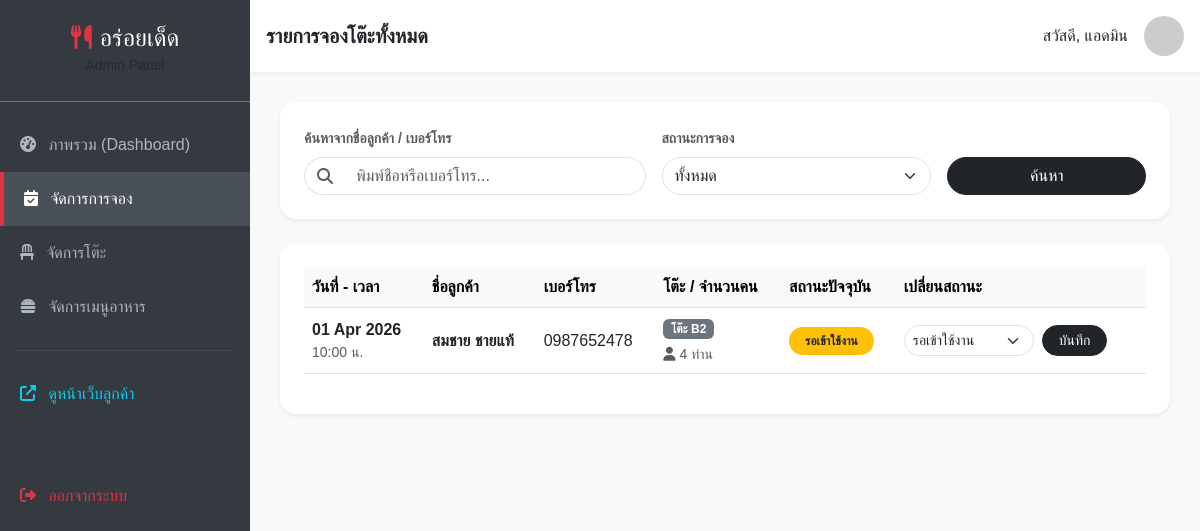
The page /manage/bookings/ (signed in) on the database as committed earlier.
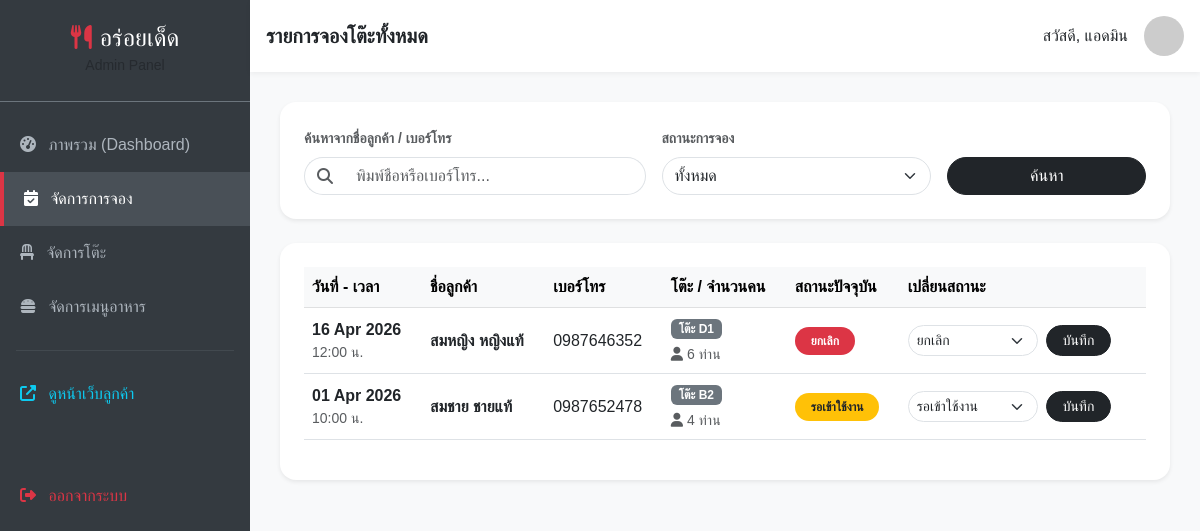
The same page on the database as committed later.
### myapp/models.py (models this page shows, shortened)
class Booking(models.Model):
    STATUS_CHOICES = (
        ('pending', 'รอเข้าใช้งาน'),
        ('completed', 'สำเร็จ (ทานเสร็จแล้ว)'),
        ('cancelled', 'ยกเลิกการจอง'),
    )
    user = models.ForeignKey(User, on_delete=models.CASCADE, null=True, blank=True)
    table = models.ForeignKey(Table, on_delete=models.SET_NULL, null=True, blank=True, verbose_name="โต๊ะที่จอง")
    name = models.CharField(max_length=100, verbose_name="ชื่อผู้จอง")
    phone = models.CharField(max_length=15, verbose_name="เบอร์โทรศัพท์")
    date = models.DateField(verbose_name="วันที่จอง", null=True, blank=True)
    time = models.TimeField(verbose_name="เวลา", null=True, blank=True)
    guests = models.IntegerField(verbose_name="จำนวนคน", null=True, blank=True)
    status = models.CharField(max_length=20, choices=STATUS_CHOICES, default='pending', verbose_name="สถานะการจอง")
    created_at = models.DateTimeField(auto_now_add=True, verbose_name="จองเมื่อ", null=True, blank=True)

class Table(models.Model):
    STATUS_CHOICES = (
        ('available', 'ว่าง / พร้อมใช้งาน'),
        ('maintenance', 'ปรับปรุง / ซ่อมแซม'),
        ('closed', 'ปิดให้บริการ'),
    )
    number = models.CharField(max_length=10, unique=True, verbose_name="หมายเลขโต๊ะ")
    seats = models.IntegerField(verbose_name="จำนวนที่นั่ง", default=4)
    status = models.CharField(max_length=20, choices=STATUS_CHOICES, default='available', verbose_name="สถานะ")
    is_active = models.BooleanField(default=True, verbose_name="เปิดใช้งาน")

### myapp/views.py (the view)
# urls.py: path('manage/bookings/', views.admin_bookings, name='admin_bookings'),
@user_passes_test(is_admin, login_url='/')
def admin_bookings(request):
    search_query = request.GET.get('search', '')
    status_filter = request.GET.get('status', '')
    bookings = Booking.objects.all().order_by('-date', '-time')
    if search_query:
        bookings = bookings.filter(
            name__icontains=search_query
        ) | bookings.filter(
            phone__icontains=search_query
        )
    if status_filter:
        bookings = bookings.filter(status=status_filter)
    context = {
        'bookings': bookings,
        'search_query': search_query,
        'status_filter': status_filter
    }
    return render(request, 'admin_bookings.html', context)

### myapp/views.py (called while the page is built)
def is_admin(user):
    return user.is_authenticated and user.is_staff

### myapp/templates/admin_bookings.html (shortened to what the changed rows need)
{% extends 'admin_base.html' %}
{% block content %}
<div class="card border-0 shadow-sm rounded-4">
    <div class="card-body p-0">
        <div class="table-responsive p-4">
            <table class="table table-hover align-middle">
                <thead class="table-light">
                    <tr>
                        <th>วันที่ - เวลา</th>
                        <th>ชื่อลูกค้า</th>
                        <th>เบอร์โทร</th>
                        <th>โต๊ะ / จำนวนคน</th>
                        <th>สถานะปัจจุบัน</th>
                        <th>เปลี่ยนสถานะ</th>
                    </tr>
                </thead>
                <tbody>
                    {% for booking in bookings %}
                    <tr>
                        <td>
                            <div class="fw-bold">{{ booking.date|date:"d M Y" }}</div>
                            <div class="text-muted small">{{ booking.time|time:"H:i" }} น.</div>
                        </td>
                        <td class="fw-bold">{{ booking.name }}</td>
                        <td>{{ booking.phone }}</td>
                        <td>
                            {% if booking.table %}
                                <span class="badge bg-secondary">โต๊ะ {{ booking.table.number }}</span>
                            {% else %}
                                <span class="badge bg-light text-dark border">ยังไม่ระบุ</span>
                            {% endif %}
                            <div class="text-muted small mt-1"><i class="fas fa-user me-1"></i>{{ booking.guests }} ท่าน</div>
                        </td>
                        <td>
                            {% if booking.status == 'pending' %}
                                <span class="badge bg-warning text-dark px-3 py-2 rounded-pill">รอเข้าใช้งาน</span>
                            {% elif booking.status == 'completed' %}
                                <span class="badge bg-success px-3 py-2 rounded-pill">สำเร็จ</span>
                            {% elif booking.status == 'cancelled' %}
                                <span class="badge bg-danger px-3 py-2 rounded-pill">ยกเลิก</span>
                            {% endif %}
                        </td>
                        <td>
                            <form action="{% url 'update_booking_status' booking.id %}" method="POST" class="d-flex gap-2">
                                <select name="status" class="form-select form-select-sm rounded-pill" style="width: 130px;">
                                    <option value="pending" {% if booking.status == 'pending' %}selected{% endif %}>รอเข้าใช้งาน</option>
                                    <option value="cancelled" {% if booking.status == 'cancelled' %}selected{% endif %}>ยกเลิก</option>
                                </select>
                                <button type="submit" class="btn btn-sm btn-dark rounded-pill px-3">
                                    บันทึก
                                </button>
                            </form>
                        </td>
                    </tr>
                    {% endfor %}
                </tbody>
            </table>
        </div>
    </div>
</div>
{% endblock %}

Rows that differ between the two databases and show on the page:
added Booking: date "16 Apr 2026", time "12:00", name "สมหญิง หญิงแท้", phone "0987646352", table.number "D1", guests "6", shows "ยกเลิก", status "ยกเลิก"
